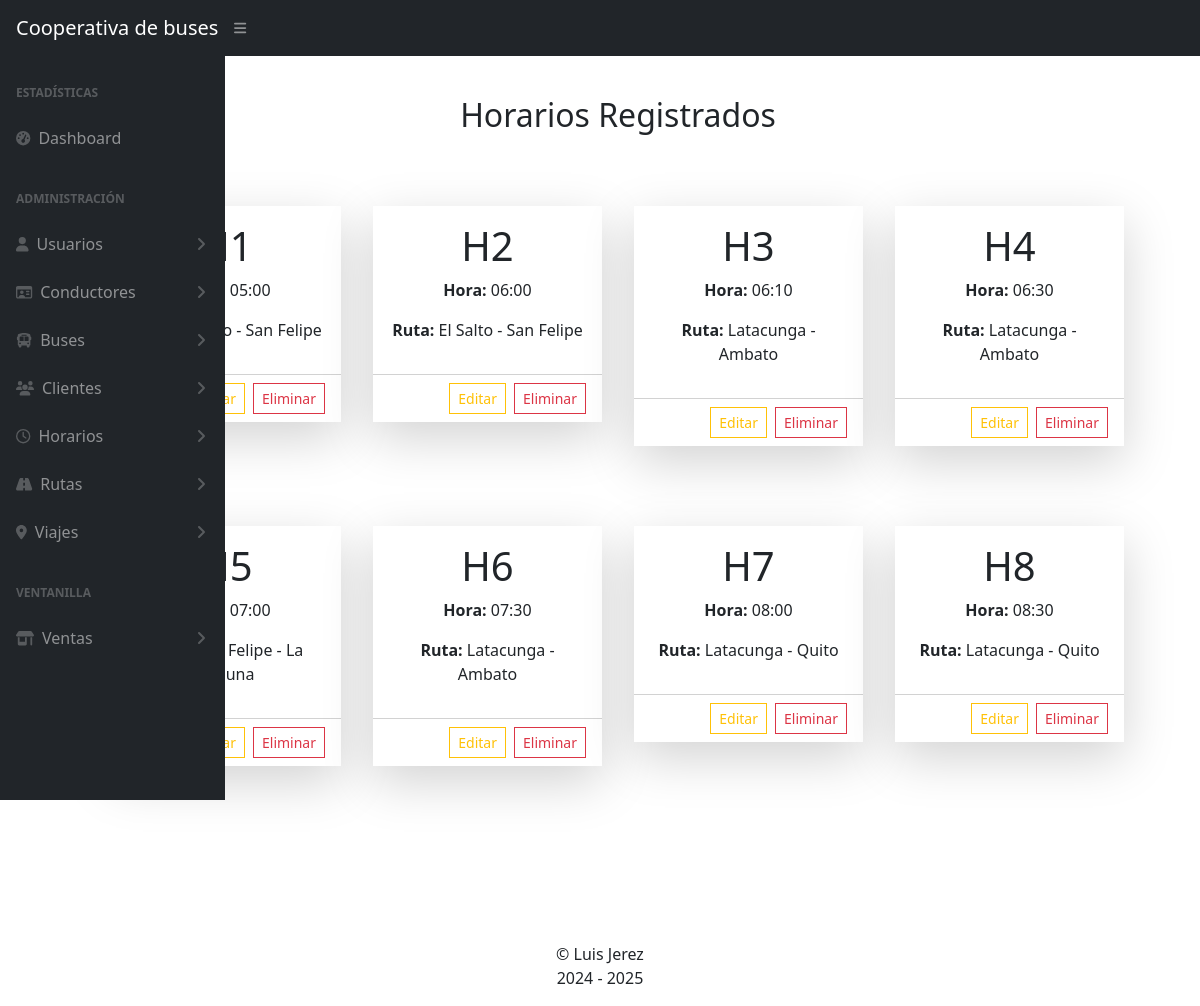
Page /horarios/ on the earlier database version.
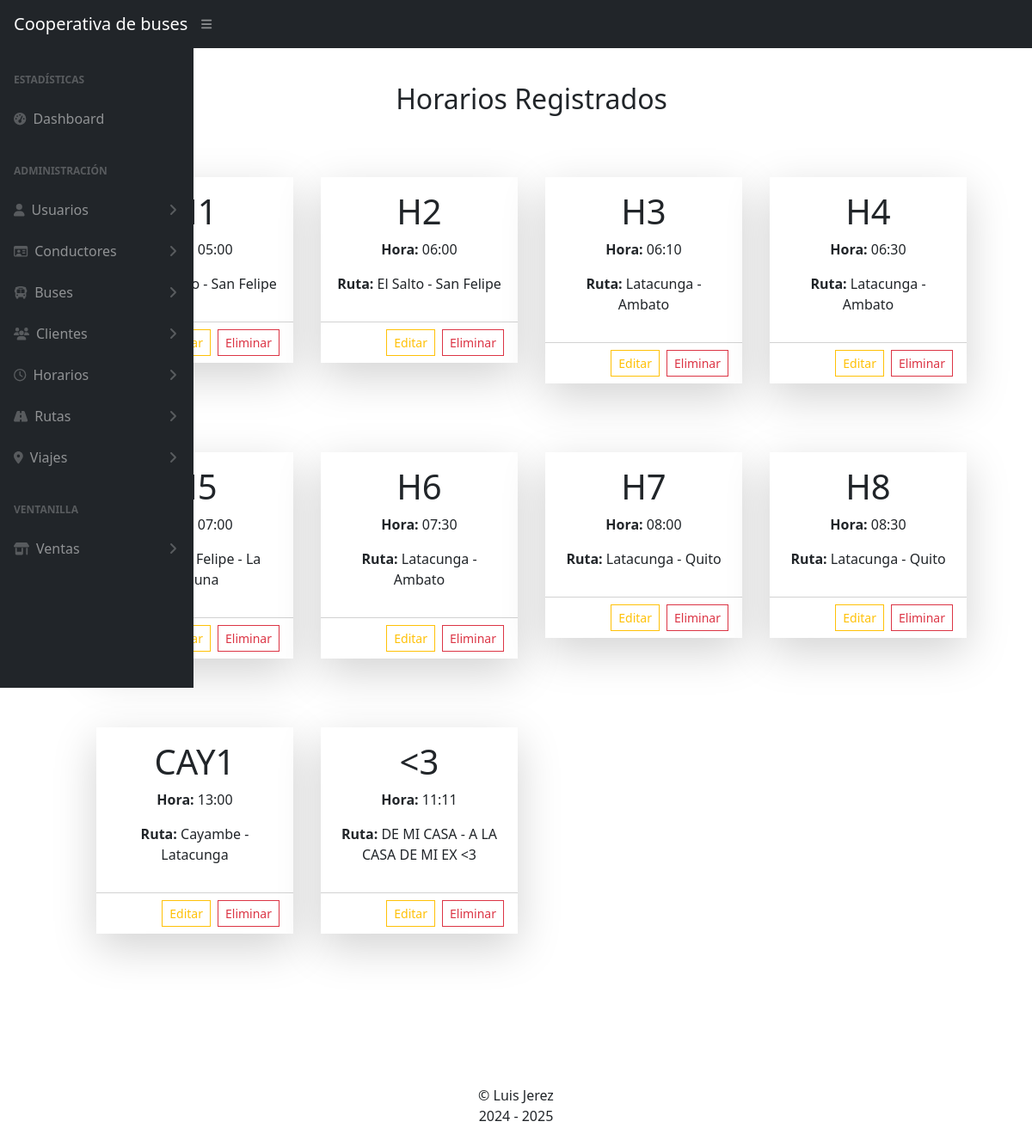
Same page on the later database version.
### Apps/horarios/models.py (models this page shows, shortened)
class Horario(models.Model):
    id = models.AutoField(primary_key=True)
    codigo = models.CharField(max_length=10, unique=True)
    hora = models.TimeField()
    ruta = models.ForeignKey(Ruta, related_name='ruta_del_horario', on_delete=models.DO_NOTHING, blank=True, null=True)

### Apps/rutas/models.py (models this page shows)
class Ruta(models.Model):
    id = models.BigAutoField(primary_key=True)
    codigo = models.CharField(max_length=10, unique=True)
    partida = models.TextField(verbose_name='Lugar de Partida')
    destino = models.TextField(verbose_name='Lugar de Llegada')
    precio = models.DecimalField(verbose_name='Precio', default=0.3, max_digits=4, decimal_places=2)
    def __str__(self):
        return f'{self.partida} - {self.destino}'

### Apps/horarios/views.py (the view)
# urls.py: path('', views.inicio),
def inicio(request):
    return render(request, 'horarios.html', {'horarios':Horario.objects.all(),
                                          'titulo':'HORARIOS'})

### Apps/horarios/templates/horarios.html (shortened to what this page needs)
{% extends 'base.html' %}
{% block body %}
<div class="container m-5 text-center">
  <div class="row pt-5">
    <h2>Horarios Registrados</h2>
  </div>
  <div class="row p-5">
    {% for h in horarios %}
    <div class="col-lg-3 p-3 mb-5">
      <div class="rounded-0 border-0 card shadow-lg">
        <div class="card-body">
          <div class="row">
            <div class="col-12">
              <h1>{{h.codigo}}</h4>
            </div>
            <div class="col-12">
              <p><b>Hora:</b> {{h.hora}}</h2>
            </div>
            <div class="col-12">
              <p><b>Ruta:</b> {{h.ruta}}</h3>
            </div>
          </div>
        </div>
        <div class="card-footer bg-body">
          <div class="d-flex justify-content-end align-items-center">
            <a href="/horarios/administracion/editar/{{h.id}}"
              class="rounded-0 btn btn-sm me-2 btn-outline-warning">Editar</a>
            <form action="/horarios/administracion/eliminar/{{h.id}}" method="post">
              <button class="rounded-0 btn btn-outline-danger btn-sm">
                Eliminar
              </button>
            </form>
          </div>
        </div>
      </div>
    </div>
    {% endfor %}
  </div>
</div>
{% endblock %}

Differences in the rows shown:
added Horario: codigo "CAY1", hora "13:00", ruta "Cayambe - Latacunga"
added Horario: codigo "<3", hora "11:11", ruta "DE MI CASA - A LA CASA DE MI EX <3"
